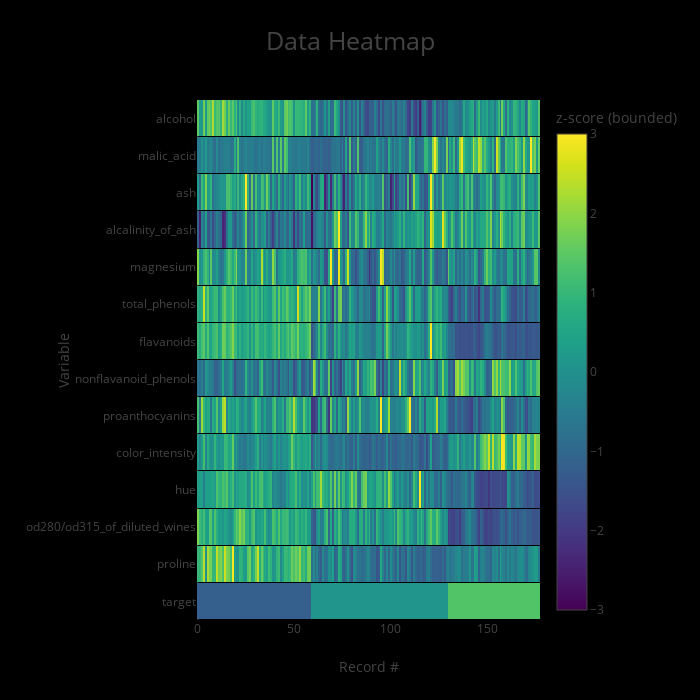

Notebook source saved alongside this figure:
### Markdown cell above
## Basic heatmap

### Code cell
data_heatmap(df)

### Figure 1 — Plotly figure (JSON) as saved in the notebook; plotly's stock layout.template omitted (floating-point values rounded to 4 significant figures; data arrays with more than 128 entries replaced by an {"elided": "..."} marker saying what was removed)
{"data": [{"colorbar": {"title": {"text": "z-score (bounded)"}}, "colorscale": "Viridis", "type": "heatmap", "uid": "23568774-759f-4b60-a0af-7d5f080af00c", "x": {"elided": "178 int values"}, "y": ["target", "proline", "od280/od315_of_diluted_wines", "hue", "color_intensity", "proanthocyanins", "nonflavanoid_phenols", "flavanoids", "total_phenols", "magnesium", "alcalinity_of_ash", "ash", "malic_acid", "alcohol"], "ygap": 1, "z": {"elided": "14x178 float values"}, "zmax": 3, "zmin": -3}], "layout": {"autosize": false, "height": 700, "paper_bgcolor": "rgb(0,0,0,0)", "plot_bgcolor": "rgb(0,0,0,0)", "title": {"font": {"size": 25}, "text": "Data Heatmap"}, "width": 700, "xaxis": {"autorange": true, "range": [-0.5, 177.5], "showgrid": false, "ticks": "", "title": {"text": "Record #"}, "type": "linear"}, "yaxis": {"automargin": true, "autorange": true, "range": [-0.5, 13.5], "showgrid": false, "ticks": "", "title": {"text": "Variable"}, "type": "category"}}}
